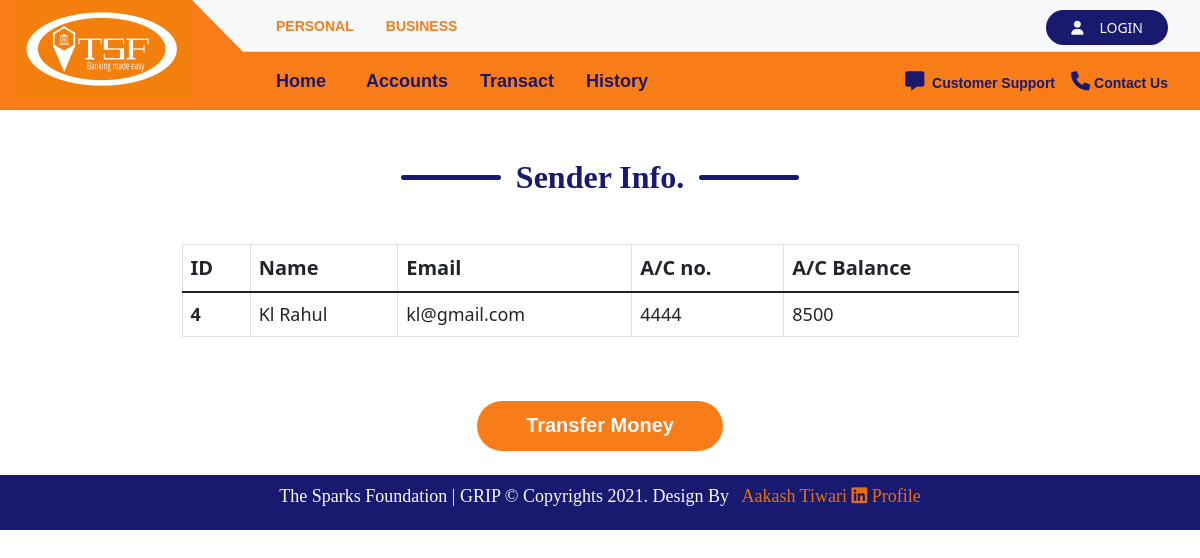
The app's page /transfer.php?id=4 with its own data.
### tables this page shows
CREATE TABLE `customers` (
  `id` int(11) NOT NULL,
  `name` varchar(225) NOT NULL,
  `email` varchar(245) NOT NULL,
  `account_no` int(20) NOT NULL,
  `balance` int(20) NOT NULL
);

### transfer.php (called while the page is built)
<?php
include("header.php");
include("./partials/_transfer.php");
include("footer.php");
?>

### partials/_transfer.php (the view, shortened to what this page needs)
<?php
include 'connect.php';
$id=$_GET['id'];
$sql = "SELECT * from customers where id=$id";
    $query = mysqli_query($conn,$sql);
    $item = mysqli_fetch_array($query);
?>
<main>
        <section id="transfer">
            <h2 class="text-center sub-heading midnight fw-bold abril mt-5">Sender Info.</h2>
            <div class="container my-5 d-flex justify-content-center align-items-center">
                <table class="table table-bordered w-75">
                    <thead class="font-20">
                      <tr>
                        <th scope="col">ID</th>
                        <th scope="col">Name</th>
                        <th scope="col">Email</th>
                        <th scope="col">A/C no.</th>
                        <th scope="col">A/C Balance</th>
                      </tr>
                    </thead>
                    <tbody class="font-18">
                      <tr>
                        <th scope="row"><?php echo $item["id"]?></th>
                        <td><?php echo $item["name"]?></td>
                        <td><?php echo $item["email"]?></td>
                        <td><?php echo $item["account_no"]?></td>
                        <td><?php echo $item["balance"]?></td>
                      </tr>
                    </tbody>
                </table>
            </div>
            <div class="container my-4 d-flex justify-content-center align-items-center">
            <button class="btn transfer-btn pri-bg px-5 fw-bold py-2 anton text-light font-20 rounded-pill
             effect btn-log"onclick="benShow()"> Transfer Money</button>
            </div>
        </section>
    </main>

### style.css (style rules this page uses)
* { box-sizing: border-box; margin: 0%; padding: 0%; }
body,html { overflow-x: hidden; }
.anton { font-family: 'Anton', sans-serif; }
.abril { font-family: 'Abril Fatface', cursive; }
.midnight { color: midnightblue; }
.pri-bg { background-color: rgba(248, 116, 8, 0.932); }
.effect::after { display: block; content: ''; background: white; width: 0; height: 2px; transition: width .4s; }
.font-18 { font-size: 18px; }
.font-20 { font-size: 20px; }
.sub-heading::before { content: ""; display: inline-block; width: 100px; margin-right: 15px; height: 5px; border-radius: 5px; background-color: midnightblue; transform: translateY(-8px); }
.sub-heading::after { content: ""; display: inline-block; width: 100px; margin-left: 15px; height: 5px; border-radius: 5px; background-color: midnightblue; transform: translateY(-8px); }

### records on screen
customers: id "4", name "Kl Rahul", email "kl@gmail.com", account_no "4444", balance "8500"
